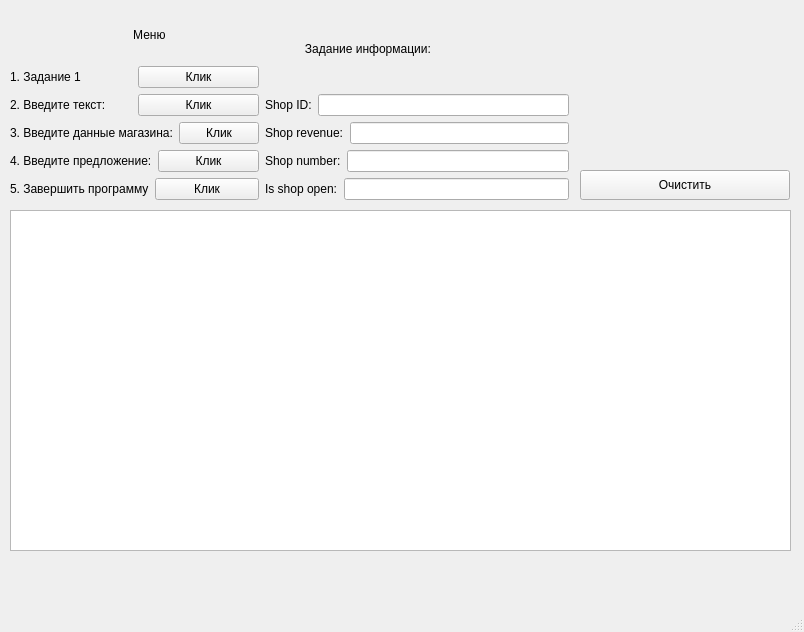
<?xml version="1.0" encoding="UTF-8"?>
<ui version="4.0">
 <class>MainWindow</class>
 <widget class="QMainWindow" name="MainWindow">
  <property name="geometry">
   <rect>
    <x>0</x>
    <y>0</y>
    <width>804</width>
    <height>632</height>
   </rect>
  </property>
  <property name="windowTitle">
   <string>MainWindow</string>
  </property>
  <widget class="QWidget" name="centralwidget">
   <widget class="QTextEdit" name="textEdit">
    <property name="geometry">
     <rect>
      <x>10</x>
      <y>210</y>
      <width>781</width>
      <height>341</height>
     </rect>
    </property>
   </widget>
   <widget class="QPushButton" name="pushButton_6">
    <property name="geometry">
     <rect>
      <x>580</x>
      <y>170</y>
      <width>210</width>
      <height>30</height>
     </rect>
    </property>
    <property name="text">
     <string>Очистить</string>
    </property>
   </widget>
   <widget class="QWidget" name="">
    <property name="geometry">
     <rect>
      <x>10</x>
      <y>10</y>
      <width>559</width>
      <height>190</height>
     </rect>
    </property>
    <layout class="QHBoxLayout" name="horizontalLayout_10">
     <item>
      <layout class="QVBoxLayout" name="verticalLayout_5">
       <item>
        <widget class="QLabel" name="label">
         <property name="text">
          <string>                                     Меню</string>
         </property>
        </widget>
       </item>
       <item>
        <layout class="QVBoxLayout" name="verticalLayout_4">
         <item>
          <layout class="QVBoxLayout" name="verticalLayout_3">
           <item>
            <layout class="QVBoxLayout" name="verticalLayout_2">
             <item>
              <layout class="QVBoxLayout" name="verticalLayout">
               <item>
                <layout class="QHBoxLayout" name="horizontalLayout">
                 <item>
                  <widget class="QLabel" name="label_2">
                   <property name="text">
                    <string>1. Задание 1</string>
                   </property>
                  </widget>
                 </item>
                 <item>
                  <widget class="QPushButton" name="pushButton">
                   <property name="text">
                    <string>Клик</string>
                   </property>
                  </widget>
                 </item>
                </layout>
               </item>
               <item>
                <layout class="QHBoxLayout" name="horizontalLayout_2">
                 <item>
                  <widget class="QLabel" name="label_3">
                   <property name="text">
                    <string>2. Введите текст:</string>
                   </property>
                  </widget>
                 </item>
                 <item>
                  <widget class="QPushButton" name="pushButton_2">
                   <property name="text">
                    <string>Клик</string>
                   </property>
                  </widget>
                 </item>
                </layout>
               </item>
              </layout>
             </item>
             <item>
              <layout class="QHBoxLayout" name="horizontalLayout_3">
               <item>
                <widget class="QLabel" name="label_4">
                 <property name="text">
                  <string>3. Введите данные магазина:</string>
                 </property>
                </widget>
               </item>
               <item>
                <widget class="QPushButton" name="pushButton_3">
                 <property name="text">
                  <string>Клик</string>
                 </property>
                </widget>
               </item>
              </layout>
             </item>
             <item>
              <layout class="QHBoxLayout" name="horizontalLayout_11">
               <item>
                <widget class="QLabel" name="label_12">
                 <property name="text">
                  <string>4. Введите предложение:</string>
                 </property>
                </widget>
               </item>
               <item>
                <widget class="QPushButton" name="pushButton_4">
                 <property name="text">
                  <string>Клик</string>
                 </property>
                </widget>
               </item>
              </layout>
             </item>
            </layout>
           </item>
          </layout>
         </item>
         <item>
          <layout class="QHBoxLayout" name="horizontalLayout_5">
           <item>
            <widget class="QLabel" name="label_6">
             <property name="text">
              <string>5. Завершить программу</string>
             </property>
            </widget>
           </item>
           <item>
            <widget class="QPushButton" name="pushButton_5">
             <property name="text">
              <string>Клик</string>
             </property>
            </widget>
           </item>
          </layout>
         </item>
        </layout>
       </item>
      </layout>
     </item>
     <item>
      <layout class="QVBoxLayout" name="verticalLayout_8">
       <item>
        <layout class="QVBoxLayout" name="verticalLayout_7">
         <item>
          <widget class="QLabel" name="label_7">
           <property name="text">
            <string>            Задание информации:</string>
           </property>
          </widget>
         </item>
         <item>
          <layout class="QVBoxLayout" name="verticalLayout_6">
           <item>
            <layout class="QHBoxLayout" name="horizontalLayout_6">
             <item>
              <widget class="QLabel" name="label_8">
               <property name="text">
                <string>Shop ID:</string>
               </property>
              </widget>
             </item>
             <item>
              <widget class="QLineEdit" name="lineEdit"/>
             </item>
            </layout>
           </item>
           <item>
            <layout class="QHBoxLayout" name="horizontalLayout_7">
             <item>
              <widget class="QLabel" name="label_9">
               <property name="text">
                <string>Shop revenue:</string>
               </property>
              </widget>
             </item>
             <item>
              <widget class="QLineEdit" name="lineEdit_2"/>
             </item>
            </layout>
           </item>
           <item>
            <layout class="QHBoxLayout" name="horizontalLayout_8">
             <item>
              <widget class="QLabel" name="label_10">
               <property name="text">
                <string>Shop number:</string>
               </property>
              </widget>
             </item>
             <item>
              <widget class="QLineEdit" name="lineEdit_3"/>
             </item>
            </layout>
           </item>
           <item>
            <layout class="QHBoxLayout" name="horizontalLayout_9">
             <item>
              <widget class="QLabel" name="label_11">
               <property name="text">
                <string>Is shop open:</string>
               </property>
              </widget>
             </item>
             <item>
              <widget class="QLineEdit" name="lineEdit_4"/>
             </item>
            </layout>
           </item>
          </layout>
         </item>
        </layout>
       </item>
      </layout>
     </item>
    </layout>
   </widget>
  </widget>
  <widget class="QMenuBar" name="menubar">
   <property name="geometry">
    <rect>
     <x>0</x>
     <y>0</y>
     <width>804</width>
     <height>22</height>
    </rect>
   </property>
  </widget>
  <widget class="QStatusBar" name="statusbar"/>
 </widget>
 <resources/>
 <connections/>
</ui>
